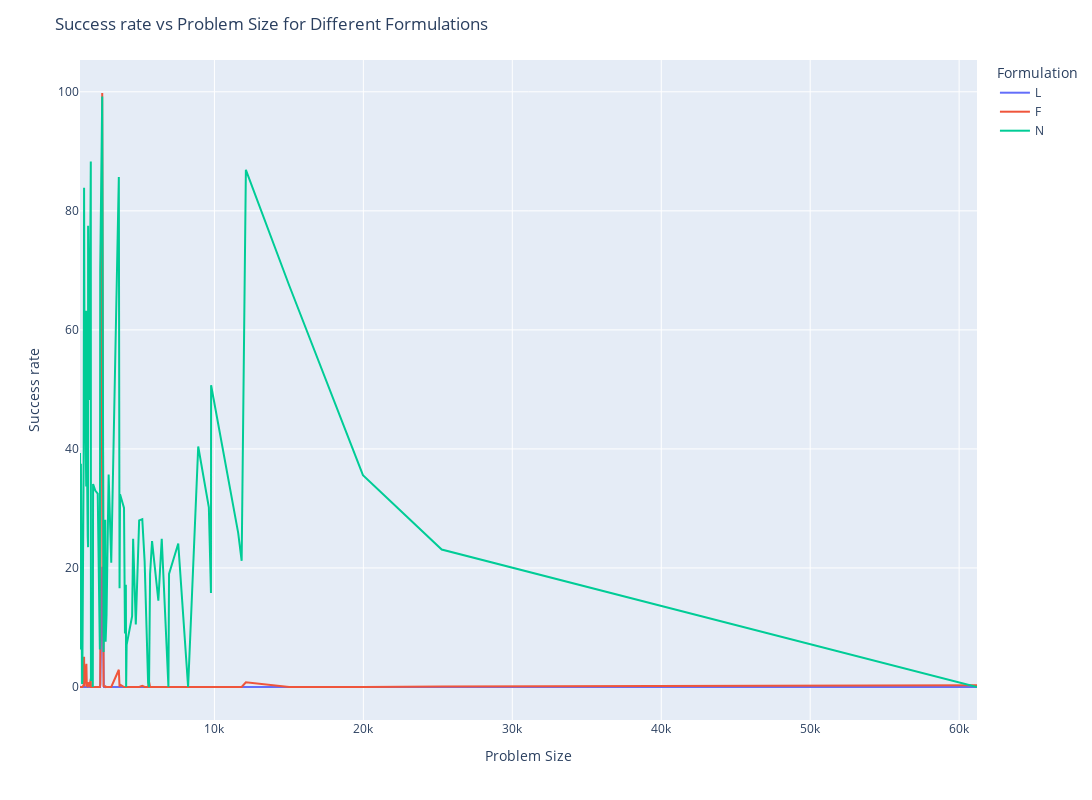

Source (notebook cell):
### Code cell
df = pd.read_csv('success_rate.csv')

# Sort the DataFrame by 'Problem Size'
df = df.sort_values(by='Problem Size')

# Create a plot using plotly express
fig = px.line(df, x='Problem Size', y='%Sol', color='Formulation', line_group='Formulation',
              labels={'%Sol': 'Success rate', 'Problem Size': 'Problem Size'})

# Update layout
fig.update_layout(
                title='Success rate vs Problem Size for Different Formulations',
                xaxis_title='Problem Size',
                yaxis_title='Success rate',
                width=1300,
                height=800,
                 )

# Show the plot
fig.show()
fig.write_html('sr_on_probsize.html')

### Figure 1 — Plotly figure (JSON) as saved in the notebook; plotly's stock layout.template omitted (floating-point values rounded to 4 significant figures)
{"data": [{"hovertemplate": "Formulation=L<br>Problem Size=%{x}<br>Success rate=%{y}<extra></extra>", "legendgroup": "L", "line": {"color": "#636efa", "dash": "solid"}, "marker": {"symbol": "circle"}, "mode": "lines", "name": "L", "orientation": "v", "showlegend": true, "type": "scatter", "x": [976, 1002, 1038, 1117, 1131, 1223, 1250, 1275, 1394, 1405, 1434, 1494, 1518, 1519, 1604, 1701, 1707, 1711, 1771, 1812, 1836, 1854, 2000, 2166, 2309, 2333, 2468, 2559, 2578, 2673, 2696, 2757, 2899, 3027, 3074, 3583, 3632, 3665, 3931, 3995, 4055, 4074, 4108, 4475, 4543, 4722, 4948, 5158, 5315, 5549, 5611, 5681, 5814, 6237, 6464, 6914, 6954, 7572, 8235, 8913, 9626, 9768, 9778, 11596, 11829, 12113, 15016, 19972, 25260, 61199], "xaxis": "x", "y": [0.1, 0, 0, 0, 0, 0, 0.1, 0, 0, 0, 0, 0, 0, 0, 0, 0, 0.1, 0, 0, 0, 0, 0, 0, 0, 0, 0, 20.2, 0, 0, 0, 0, 0, 0, 0, 0, 0, 0, 0, 0, 0, 0, 0, 0, 0, 0, 0, 0, 0, 0, 0, 0, 0, 0, 0, 0, 0, 0, 0, 0, 0, 0, 0, 0, 0, 0, 0, 0, 0, 0, 0], "yaxis": "y"}, {"hovertemplate": "Formulation=F<br>Problem Size=%{x}<br>Success rate=%{y}<extra></extra>", "legendgroup": "F", "line": {"color": "#EF553B", "dash": "solid"}, "marker": {"symbol": "circle"}, "mode": "lines", "name": "F", "orientation": "v", "showlegend": true, "type": "scatter", "x": [976, 1002, 1038, 1117, 1131, 1223, 1250, 1275, 1394, 1405, 1434, 1494, 1518, 1519, 1604, 1701, 1707, 1711, 1771, 1812, 1836, 1854, 2000, 2166, 2309, 2333, 2468, 2559, 2578, 2673, 2696, 2757, 2899, 3027, 3074, 3583, 3632, 3665, 3931, 3995, 4055, 4074, 4108, 4475, 4543, 4722, 4948, 5158, 5315, 5549, 5611, 5681, 5814, 6237, 6464, 6914, 6954, 7572, 8235, 8913, 9626, 9768, 9778, 11596, 11829, 12113, 15016, 19972, 25260, 61199], "xaxis": "x", "y": [0, 0, 0, 0, 0, 0.3, 5.1, 0.1, 3.4, 3.9, 0.2, 0, 0, 0.8, 0, 1.4, 0.1, 0, 0, 0, 0, 0, 0, 0, 0, 0.5, 99.8, 0, 0.1, 0, 0.1, 0, 0, 0, 0, 2.9, 0, 0.4, 0, 0, 0.1, 0.1, 0, 0, 0, 0, 0, 0.2, 0, 0, 0.9, 0, 0, 0, 0.1, 0, 0, 0, 0, 0.1, 0.1, 0, 0, 0.1, 0, 0.8, 0, 0, 0.1, 0.3], "yaxis": "y"}, {"hovertemplate": "Formulation=N<br>Problem Size=%{x}<br>Success rate=%{y}<extra></extra>", "legendgroup": "N", "line": {"color": "#00cc96", "dash": "solid"}, "marker": {"symbol": "circle"}, "mode": "lines", "name": "N", "orientation": "v", "showlegend": true, "type": "scatter", "x": [976, 1002, 1038, 1117, 1131, 1223, 1250, 1275, 1394, 1405, 1434, 1494, 1518, 1519, 1604, 1701, 1707, 1711, 1771, 1812, 1836, 1854, 2000, 2166, 2309, 2333, 2468, 2559, 2578, 2673, 2696, 2757, 2899, 3027, 3074, 3583, 3632, 3665, 3931, 3995, 4055, 4074, 4108, 4475, 4543, 4722, 4948, 5158, 5315, 5549, 5611, 5681, 5814, 6237, 6464, 6914, 6954, 7572, 8235, 8913, 9626, 9768, 9778, 11596, 11829, 12113, 15016, 19972, 25260, 61199], "xaxis": "x", "y": [39.3, 6.3, 37.5, 0.5, 0.9, 39.1, 83.9, 59.3, 33.7, 63.2, 40.4, 25.3, 23.5, 77.5, 48.2, 88.3, 35.3, 1, 15.1, 4.6, 0, 34.1, 33, 32.5, 6.3, 70.1, 99.2, 5.9, 11, 28.1, 7.6, 12, 35.7, 26.8, 20.9, 85.7, 16.6, 32.4, 30.1, 9, 17.2, 0, 7.1, 11.9, 24.9, 10.5, 28.0, 28.2, 21.1, 0.7, 0, 19, 24.5, 14.5, 24.9, 0, 19, 24.1, 0, 40.4, 30.2, 15.8, 50.7, 25.9, 21.2, 86.9, 67.5, 35.6, 23.1, 0], "yaxis": "y"}], "layout": {"height": 800, "legend": {"title": {"text": "Formulation"}, "tracegroupgap": 0}, "margin": {"t": 60}, "title": {"text": "Success rate vs Problem Size for Different Formulations"}, "width": 1300, "xaxis": {"anchor": "y", "autorange": true, "domain": [0, 1], "range": [976, 61199], "title": {"text": "Problem Size"}, "type": "linear"}, "yaxis": {"anchor": "x", "autorange": true, "domain": [0, 1], "range": [-5.544, 105.3], "title": {"text": "Success rate"}, "type": "linear"}}}
